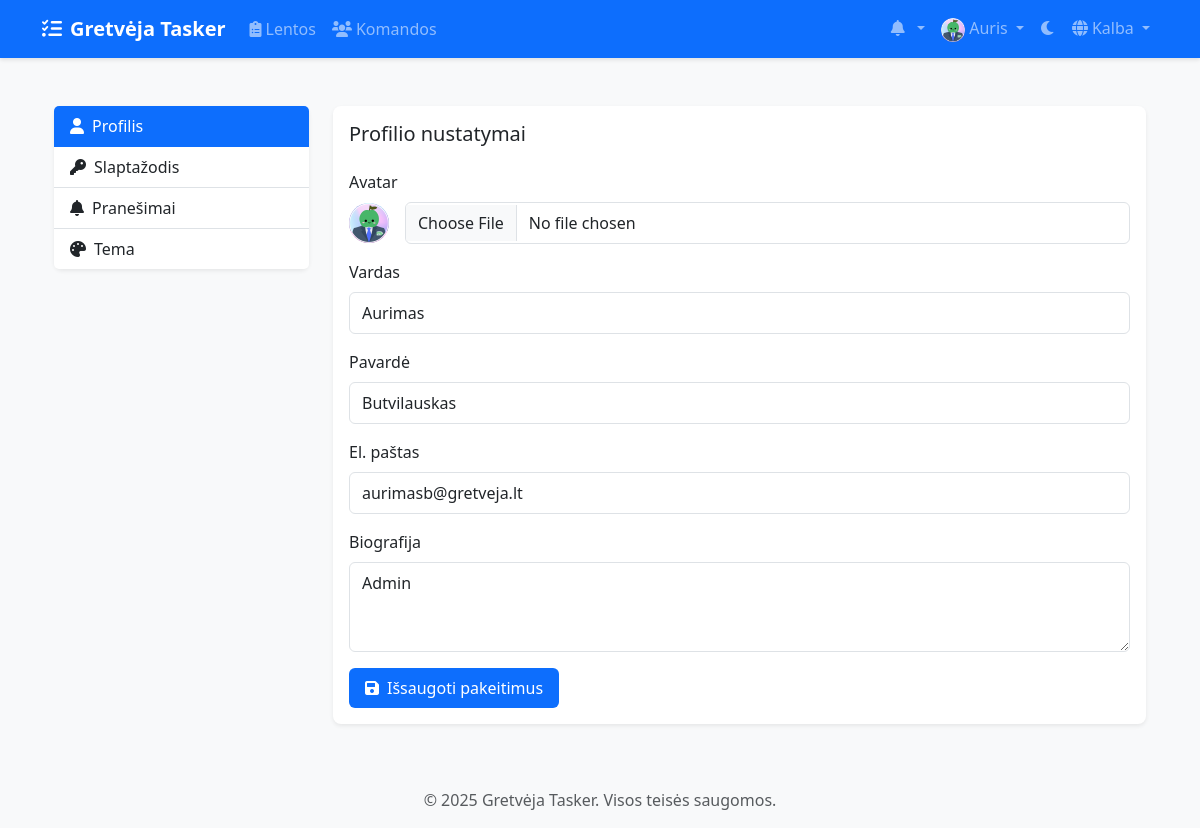
/lt/accounts/settings/ (signed in), run on the app's committed database.
### accounts/models.py (models this page shows, shortened)
class CustomUser(AbstractUser):
    email = models.EmailField(_('email address'), unique=True)
    avatar = models.ImageField(upload_to='avatars/', null=True, blank=True)
    bio = models.TextField(max_length=500, blank=True)
    theme_preference = models.CharField(
        max_length=10,
        choices=[('light', 'Light'), ('dark', 'Dark')],
        default='light'
    )
    notification_preferences = models.JSONField(
        default=dict,
        help_text=_('User notification preferences')
    )
    class Meta:
        verbose_name = _('user')
        verbose_name_plural = _('users')

### accounts/views.py (the view)
# urls.py: path('settings/', views.settings_view, name='settings_view'),
@login_required
def settings_view(request):
    return render(request, 'accounts/settings/settings.html')

### templates/accounts/settings/settings.html (shortened to what this page needs)
{% extends 'base.html' %}
{% load static %}
{% load i18n %}
{% block content %}
<div class="container py-4">
    <div class="row">
        <div class="col-md-3">
            <div class="card border-0 shadow-sm">
                <div class="list-group list-group-flush">
                    <a href="#profile" class="list-group-item list-group-item-action active" data-bs-toggle="list">
                        <i class="fas fa-user me-2"></i>{% trans "Profile" %}
                    </a>
                    <a href="#password" class="list-group-item list-group-item-action" data-bs-toggle="list">
                        <i class="fas fa-key me-2"></i>{% trans "Password" %}
                    </a>
                    <a href="#notifications" class="list-group-item list-group-item-action" data-bs-toggle="list">
                        <i class="fas fa-bell me-2"></i>{% trans "Notifications" %}
                    </a>
                    <a href="#theme" class="list-group-item list-group-item-action" data-bs-toggle="list">
                        <i class="fas fa-palette me-2"></i>{% trans "Theme" %}
                    </a>
                </div>
            </div>
        </div>
        <div class="col-md-9">
            <div class="tab-content">
                <div class="tab-pane fade show active" id="profile">
                    <div class="card border-0 shadow-sm">
                        <div class="card-body">
                            <h5 class="card-title mb-4">{% trans "Profile Settings" %}</h5>
                            <form method="post" action="{% url 'accounts:update_profile' %}" enctype="multipart/form-data">
                                <div class="mb-3">
                                    <label class="form-label" for="userAvatar">{% trans "Avatar" %}</label>
                                    <div class="d-flex align-items-center">
                                        {% if user.avatar %}
                                            <img src="{{ user.avatar.url }}" alt="{% trans 'Avatar' %}" class="avatar me-3">
                                        {% else %}
                                            <div class="avatar bg-primary text-white d-flex align-items-center justify-content-center me-3">
                                                <i class="fas fa-user"></i>
                                            </div>
                                        {% endif %}
                                        <input type="file" name="avatar" id="userAvatar" class="form-control" accept="image/*">
                                    </div>
                                </div>
                                <div class="mb-3">
                                    <label class="form-label" for="userFirstName">{% trans "First Name" %}</label>
                                    <input type="text" name="first_name" id="userFirstName" class="form-control" value="{{ user.first_name }}">
                                </div>
                                <div class="mb-3">
                                    <label class="form-label" for="userLastName">{% trans "Last Name" %}</label>
                                    <input type="text" name="last_name" id="userLastName" class="form-control" value="{{ user.last_name }}">
                                </div>
                                <div class="mb-3">
                                    <label class="form-label" for="userEmail">{% trans "Email" %}</label>
                                    <input type="email" name="email" id="userEmail" class="form-control" value="{{ user.email }}">
                                </div>
                                <div class="mb-3">
                                    <label class="form-label" for="userBio">{% trans "Bio" %}</label>
                                    <textarea name="bio" id="userBio" class="form-control" rows="3">{{ user.bio }}</textarea>
                                </div>
                                <button type="submit" class="btn btn-primary">
                                    <i class="fas fa-save me-2"></i>{% trans "Save Changes" %}
                                </button>
                            </form>
                        </div>
                    </div>
                </div>
            </div>
        </div>
    </div>
</div>
{% endblock %}

### templates/base.html (shortened to what this page needs)
{% load static %}
{% load compress %}
{% load i18n %}
<!DOCTYPE html>
<html lang="{{ LANGUAGE_CODE }}" data-bs-theme="light">
<head>
    <link href="https://cdn.jsdelivr.net/npm/bootstrap@5.3.2/dist/css/bootstrap.min.css" rel="stylesheet">
    <link href="https://cdnjs.cloudflare.com/ajax/libs/font-awesome/6.0.0/css/all.min.css" rel="stylesheet">
    <link href="https://cdn.jsdelivr.net/npm/select2@4.1.0-rc.0/dist/css/select2.min.css" rel="stylesheet">
    <link href="https://cdn.jsdelivr.net/npm/select2-bootstrap-5-theme@1.3.0/dist/select2-bootstrap-5-theme.min.css" rel="stylesheet">
    {% compress css %}
    <link href="{% static 'css/style.css' %}" rel="stylesheet">
    {% endcompress %}
</head>
<body>
    <nav class="navbar navbar-expand-lg navbar-dark bg-primary">
        <div class="container">
            <a class="navbar-brand" href="{% url 'home' %}">
                <i class="fas fa-tasks me-2"></i>{% trans "Gretvėja Tasker" %}
            </a>
            <div class="collapse navbar-collapse" id="navbarNav">
                <ul class="navbar-nav me-auto">
                    {% if user.is_authenticated %}
                        <li class="nav-item">
                            <a class="nav-link" href="{% url 'boards:board_list' %}">
                                <i class="fas fa-clipboard-list me-1"></i>{% trans "Boards" %}
                            </a>
                        </li>
                        <li class="nav-item">
                            <a class="nav-link" href="{% url 'teams:team_list' %}">
                                <i class="fas fa-users me-1"></i>{% trans "Teams" %}
                            </a>
                        </li>
                    {% endif %}
                </ul>
                <ul class="navbar-nav">
                    {% if user.is_authenticated %}
                        <li class="nav-item dropdown">
                            <a class="nav-link dropdown-toggle" href="#" id="notificationsDropdown" role="button" data-bs-toggle="dropdown">
                                <i class="fas fa-bell me-1"></i>
                            </a>
                        </li>
                        <li class="nav-item dropdown">
                            <a class="nav-link dropdown-toggle" href="#" id="userDropdown" role="button" data-bs-toggle="dropdown">
                                {% if user.avatar %}
                                    <img src="{{ user.avatar.url }}" alt="{% trans 'Avatar' %}" class="rounded-circle" width="24" height="24">
                                {% else %}
                                    <i class="fas fa-user-circle"></i>
                                {% endif %}
                                {{ user.username }}
                            </a>
                        </li>
                    {% endif %}
                    <li class="nav-item">
                        <button class="btn nav-link" id="theme-toggle">
                            <i class="fas fa-moon"></i>
                        </button>
                    </li>
                    <li class="nav-item dropdown">
                        <a class="nav-link dropdown-toggle" href="#" id="languageDropdown" role="button" data-bs-toggle="dropdown">
                            <i class="fas fa-globe me-1"></i>{% trans "Language" %}
                        </a>
                                {% get_current_language as CURRENT_LANGUAGE %}
                                {% get_available_languages as LANGUAGES %}
                    </li>
                </ul>
            </div>
        </div>
    </nav>
    <main class="container my-4">
        {% block content %}{% endblock %}
    </main>
    <footer class="footer mt-auto py-3 bg-light">
        <div class="container text-center">
            <span class="text-muted">© {% now "Y" %} Gretvėja Tasker. {% trans "All rights reserved." %}</span>
        </div>
    </footer>
</body>
</html>

### staticfiles/css/style.css (style rules this page uses)
:root { --primary-color: #0d6efd; --secondary-color: #6c757d; --success-color: #198754; --info-color: #0dcaf0; --warning-color: #ffc107; --danger-color: #dc3545; --light-color: #f8f9fa; --dark-color: #212529; --todo-color: #ff6b6b; --doing-color: #ffd93d; --done-color: #6bcb77; --rejected-color: #4d96ff; }
body { min-height: 100vh; display: flex; flex-direction: column; background-color: var(--bs-gray-100); }
main { flex: 1; }
.navbar { box-shadow: 0 2px 4px rgba(0,0,0,0.1); }
.navbar-brand { font-weight: bold; }
.card { border-radius: 0.5rem; box-shadow: 0 0.125rem 0.25rem rgba(0,0,0,0.075); transition: transform 0.2s ease-in-out; border: none; }
.avatar { width: 40px; height: 40px; border-radius: 50%; object-fit: cover; }
.form-control, .form-select { border-radius: 0.375rem; border: 1px solid var(--bs-gray-300); padding: 0.5rem 0.75rem; }
.btn { border-radius: 0.375rem; padding: 0.5rem 1rem; font-weight: 500; transition: all 0.2s ease; }
.btn-primary { background: var(--primary-color); border: none; }

### data on the page
CustomUser: avatar (picture), username "Auris", first_name "Aurimas", last_name "Butvilauskas", email "aurimasb@gretveja.lt", bio "Admin"
